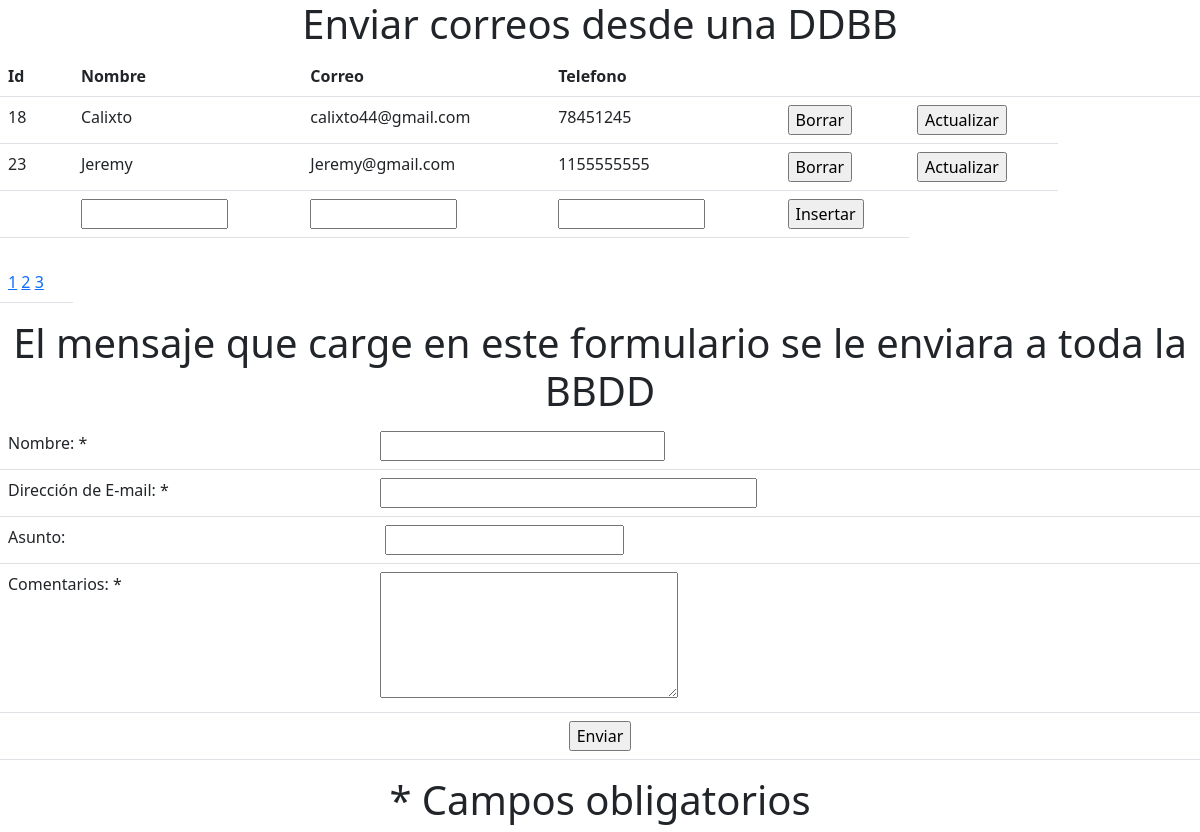
The page /?pagina=3 on the database its author committed.
### tables this page shows
CREATE TABLE `manda_email` (
  `id` int(11) NOT NULL,
  `nombre` varchar(30) NOT NULL,
  `email` varchar(30) NOT NULL,
  `cel` varchar(30) NOT NULL
);

### index.php (the view, shortened to what this page needs)
<!doctype html>
<html>
<head>
    <link rel="stylesheet" type="text/css" href="css/main.css">
    <link href="https://cdn.jsdelivr.net/npm/bootstrap@5.1.3/dist/css/bootstrap.min.css" rel="stylesheet">
</head>
<body>
    <?php
    include("coneccion.php");
    $tamagno_pagina = 5;
    if (isset($_GET["pagina"])) {
        if ($_GET["pagina"] == 1) {
            header("Location:index.php");
        } else {
            $pagina = $_GET["pagina"];
        }
    } else {
        $pagina = 1;
    }
    $empezar_desde = ($pagina - 1) * $tamagno_pagina;
    $sql_total = "SELECT * FROM manda_email";
    $resultado = $base->prepare($sql_total);
    $resultado->execute(array());
    $num_filas = $resultado->rowCount();
    $total_paginas = ceil($num_filas / $tamagno_pagina);
    $registros = $base->query("SELECT * FROM manda_email LIMIT $empezar_desde,$tamagno_pagina")->fetchAll(PDO::FETCH_OBJ);
    ?>
    <h1>Enviar correos desde una DDBB</span></h1>
    <form action="<?php echo $_SERVER['PHP_SELF']; ?>" method="post">
        <table class="table">
            <tr>
                <th class="primera_fila">Id</th>
                <th class="primera_fila">Nombre</th>
                <th class="primera_fila">Correo</th>
                <th class="primera_fila">Telefono</th>
                <th class="primera_fila"></th>
                <th class="primera_fila"></th>
                <th class="sin">&nbsp;</th>
                <th class="sin">&nbsp;</th>
                <th class="sin">&nbsp;</th>
                <th class="sin">&nbsp;</th>
                <th class="sin">&nbsp;</th>
            </tr>
            <?php
            foreach ($registros as $persona) :
            ?>
                <tr>
                    <td><?php echo $persona->id ?> </td>
                    <td><?php echo $persona->nombre ?></td>
                    <td><?php echo $persona->email ?></td>
                    <td><?php echo $persona->cel ?></td>
                    <td class="bot"><a href="borrar.php?id=<?php echo $persona->id ?>"><input type='button' name='del' id='del' value='Borrar'></a></td>
                    <td class='bot'><a href="editar.php?id=<?php echo $persona->id
                                                            ?> & nom=<?php echo $persona->nombre ?>
                                                           & ape=<?php echo $persona->email ?>
                                                           & dir=<?php echo $persona->cel ?>">
                            <input type='button' name='up' id='up' value='Actualizar'></a></td>
                </tr>
            <?php
            endforeach;
            ?>
            <tr>
                <td></td>
                <td><input type='text' name='Nom' size='10' class='centrado'></td>
                <td><input type='text' name='Ape' size='10' class='centrado'></td>
                <td><input type='text' name=' Dir' size='10' class='centrado'></td>
                <td class='bot'><input type='submit' name='cr' id='cr' value='Insertar'></td>
            <tr>
                <td>
                    <?php
                    echo "<br>";
                    for ($i = 1; $i <= $total_paginas; $i++) {
                        echo "<a href='?pagina=" . $i . "'>" . $i . "</a> ";
                    }
                    ?>
                </td>
            </tr>
            </tr>
        </table>
    </form>
    <h1>El mensaje que carge en este formulario se le enviara a toda la BBDD</h1>
    <form name="formulario_contacto" method="post" action="Enviar_mail.php">
        <table class="table">
            <tr>
                <td>
                    <label for="nombre">Nombre: *</label>
                </td>
                <td>
                    <input type="text" name="nombre" maxlength="50" size="25">
                </td>
            </tr>
            <tr>
                <td>
                    <label for="email">Dirección de E-mail: *</label>
                </td>
                <td>
                    <input type="text" name="email" maxlength="80" size="35">
                </td>
            </tr>
            <tr>
                <td>Asunto:</td>
                <td><label for="asunto"></label>
                    <input type="text" name="asunto" id="asunto">
                </td>
            </tr>
            <tr>
                <td>
                    <label for="comments">Comentarios: *</label>
                </td>
                <td>
                    <textarea name="comentarios" maxlength="500" cols="30" rows="5"></textarea>
                </td>
            </tr>
            <tr>
                <td colspan="2" style="text-align:center">
                    <input type="submit" value="Enviar">
                </td>
            </tr>
        </table>
        <h1>* Campos obligatorios</h1>
    </form>
</body>
</html>

### css/main.css (style rules this page uses)
h1 { text-align: center; }

### rows shown on the page
manda_email: id "18", nombre "Calixto", email "calixto44@gmail.com", cel "78451245"
manda_email: id "23", nombre "Jeremy", email "Jeremy@gmail.com", cel "1155555555"
